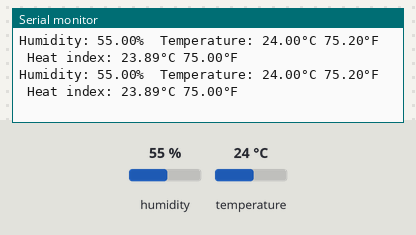
The sketch below on a simulated Arduino Uno, built with avr-gcc and run on an emulated ATmega328P. On the bench: the last lines printed to the serial monitor. The inputs (shaded band) are chosen by the test bench; at power-on: humidity 55 %, temperature 24 °C.

Above: at 2.8 s.
2.9 s: humidity set to 22 %
At 5.6 s:
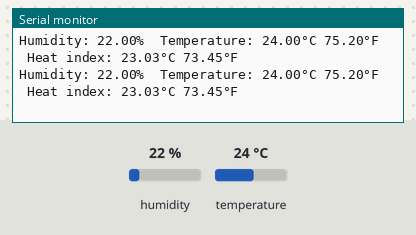
5.7 s: temperature set to 12 °C
At 7.7 s:
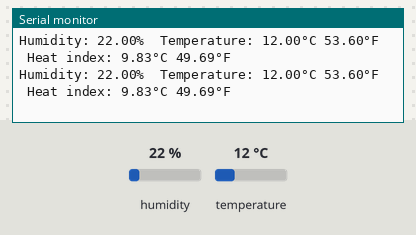
8.5 s: humidity set to 40 %
At 10.0 s:
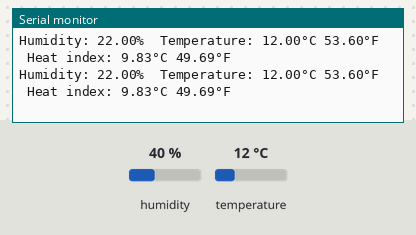
Timing chart, 0 to 11.5 s (numbered marks = the images above; inputs shaded):
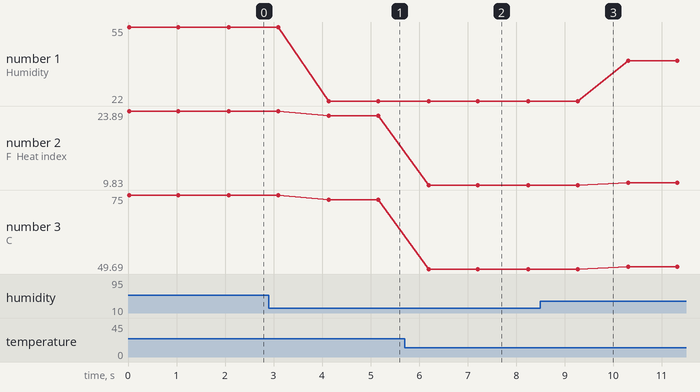

The sketch:

dht11.ino
```cpp
// https://wiki.keyestudio.com/Ks0068_keyestudio_37_in_1_Sensor_Kit_for_Arduino_Starters#Project_30:_DHT11_Temperature_and_Humidity_Sensor
// https://learn.adafruit.com/dht/using-a-dhtxx-sensor

#include <DHT.h>

enum {
  DHTPIN = 4,
  DHTTYPE = DHT11,
};

DHT dht(DHTPIN, DHTTYPE);

void setup() {
  Serial.begin(9600);
  dht.begin();
}

void loop() {
  float h = dht.readHumidity();
  float c = dht.readTemperature();
  float f = dht.readTemperature(true);
  float hif = dht.computeHeatIndex(f, h);
  float hic = dht.computeHeatIndex(c, h, false);

  if (isnan(h) || isnan(c) || isnan(f)) {
    Serial.println("Failed to read from DHT sensor!");
    return;
  }

  Serial.print("Humidity: ");
  Serial.print(h);
  Serial.print("%  Temperature: ");
  Serial.print(c);
  Serial.print("°C ");
  Serial.print(f);
  Serial.print("°F  Heat index: ");
  Serial.print(hic);
  Serial.print("°C ");
  Serial.print(hif);
  Serial.println("°F");

  delay(1000);
}
```

Measured:
- after the input at 2.9 s, the serial monitor: prints a new line after 1.2 s (image 1)
- after the input at 5.7 s, the serial monitor: prints a new line after 0.49 s (image 2)
- plotted number 1: 55 → 22 after the input at 2.9 s, 22 → 40 after the input at 8.5 s
- plotted number 2: 23.89 → 23.03 after the input at 2.9 s, 23.03 → 9.83 after the input at 5.7 s, 9.83 → 10.3 after the input at 8.5 s
- plotted number 3: 75 → 73.45 after the input at 2.9 s, 73.45 → 49.69 after the input at 5.7 s, 49.69 → 50.54 after the input at 8.5 s
